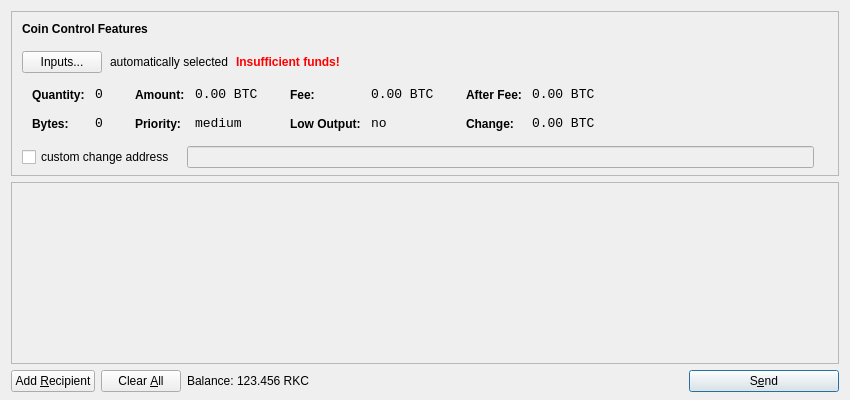
<?xml version="1.0" encoding="UTF-8"?>
<ui version="4.0">
 <class>SendCoinsDialog</class>
 <widget class="QDialog" name="SendCoinsDialog">
  <property name="geometry">
   <rect>
    <x>0</x>
    <y>0</y>
    <width>850</width>
    <height>400</height>
   </rect>
  </property>
  <property name="windowTitle">
   <string>Send Coins</string>
  </property>
  <layout class="QVBoxLayout" name="verticalLayout" stretch="0,1,0">
   <property name="bottomMargin">
    <number>8</number>
   </property>
   <item>
    <widget class="QFrame" name="frameCoinControl">
     <property name="sizePolicy">
      <sizepolicy hsizetype="Expanding" vsizetype="Expanding">
       <horstretch>0</horstretch>
       <verstretch>0</verstretch>
      </sizepolicy>
     </property>
     <property name="maximumSize">
      <size>
       <width>16777215</width>
       <height>16777215</height>
      </size>
     </property>
     <property name="frameShape">
      <enum>QFrame::StyledPanel</enum>
     </property>
     <property name="frameShadow">
      <enum>QFrame::Sunken</enum>
     </property>
     <layout class="QVBoxLayout" name="verticalLayoutCoinControl2">
      <property name="spacing">
       <number>-1</number>
      </property>
      <property name="leftMargin">
       <number>0</number>
      </property>
      <property name="topMargin">
       <number>0</number>
      </property>
      <property name="rightMargin">
       <number>0</number>
      </property>
      <property name="bottomMargin">
       <number>6</number>
      </property>
      <item>
       <layout class="QVBoxLayout" name="verticalLayoutCoinControl" stretch="0,0,0,0,1">
        <property name="spacing">
         <number>0</number>
        </property>
        <property name="leftMargin">
         <number>10</number>
        </property>
        <property name="topMargin">
         <number>10</number>
        </property>
        <item>
         <layout class="QHBoxLayout" name="horizontalLayoutCoinControl1">
          <property name="bottomMargin">
           <number>15</number>
          </property>
          <item>
           <widget class="QLabel" name="labelCoinControlFeatures">
            <property name="sizePolicy">
             <sizepolicy hsizetype="Preferred" vsizetype="Maximum">
              <horstretch>0</horstretch>
              <verstretch>0</verstretch>
             </sizepolicy>
            </property>
            <property name="font">
             <font>
              <weight>75</weight>
              <bold>true</bold>
             </font>
            </property>
            <property name="styleSheet">
             <string notr="true">font-weight:bold;</string>
            </property>
            <property name="text">
             <string>Coin Control Features</string>
            </property>
           </widget>
          </item>
         </layout>
        </item>
        <item>
         <layout class="QHBoxLayout" name="horizontalLayoutCoinControl2" stretch="0,0,0,0">
          <property name="spacing">
           <number>8</number>
          </property>
          <property name="bottomMargin">
           <number>10</number>
          </property>
          <item>
           <widget class="QPushButton" name="pushButtonCoinControl">
            <property name="styleSheet">
             <string notr="true"/>
            </property>
            <property name="text">
             <string>Inputs...</string>
            </property>
           </widget>
          </item>
          <item>
           <widget class="QLabel" name="labelCoinControlAutomaticallySelected">
            <property name="text">
             <string>automatically selected</string>
            </property>
            <property name="margin">
             <number>5</number>
            </property>
           </widget>
          </item>
          <item>
           <widget class="QLabel" name="labelCoinControlInsuffFunds">
            <property name="font">
             <font>
              <weight>75</weight>
              <bold>true</bold>
             </font>
            </property>
            <property name="styleSheet">
             <string notr="true">color:red;font-weight:bold;</string>
            </property>
            <property name="text">
             <string>Insufficient funds!</string>
            </property>
            <property name="margin">
             <number>5</number>
            </property>
           </widget>
          </item>
          <item>
           <spacer name="horizontalSpacerCoinControl">
            <property name="orientation">
             <enum>Qt::Horizontal</enum>
            </property>
            <property name="sizeHint" stdset="0">
             <size>
              <width>40</width>
              <height>1</height>
             </size>
            </property>
           </spacer>
          </item>
         </layout>
        </item>
        <item>
         <widget class="QWidget" name="widgetCoinControl" native="true">
          <property name="sizePolicy">
           <sizepolicy hsizetype="Preferred" vsizetype="Preferred">
            <horstretch>0</horstretch>
            <verstretch>0</verstretch>
           </sizepolicy>
          </property>
          <property name="minimumSize">
           <size>
            <width>0</width>
            <height>0</height>
           </size>
          </property>
          <property name="styleSheet">
           <string notr="true"/>
          </property>
          <layout class="QHBoxLayout" name="horizontalLayoutCoinControl5">
           <property name="margin">
            <number>0</number>
           </property>
           <item>
            <layout class="QHBoxLayout" name="horizontalLayoutCoinControl3" stretch="0,0,0,1">
             <property name="spacing">
              <number>20</number>
             </property>
             <property name="topMargin">
              <number>0</number>
             </property>
             <property name="bottomMargin">
              <number>10</number>
             </property>
             <item>
              <layout class="QFormLayout" name="formLayoutCoinControl1">
               <property name="horizontalSpacing">
                <number>10</number>
               </property>
               <property name="verticalSpacing">
                <number>14</number>
               </property>
               <property name="leftMargin">
                <number>10</number>
               </property>
               <property name="topMargin">
                <number>4</number>
               </property>
               <property name="rightMargin">
                <number>6</number>
               </property>
               <item row="0" column="0">
                <widget class="QLabel" name="labelCoinControlQuantityText">
                 <property name="styleSheet">
                  <string notr="true">font-weight:bold;</string>
                 </property>
                 <property name="text">
                  <string>Quantity:</string>
                 </property>
                 <property name="margin">
                  <number>0</number>
                 </property>
                </widget>
               </item>
               <item row="0" column="1">
                <widget class="QLabel" name="labelCoinControlQuantity">
                 <property name="font">
                  <font>
                   <family>Monospace</family>
                   <pointsize>10</pointsize>
                  </font>
                 </property>
                 <property name="cursor">
                  <cursorShape>IBeamCursor</cursorShape>
                 </property>
                 <property name="contextMenuPolicy">
                  <enum>Qt::ActionsContextMenu</enum>
                 </property>
                 <property name="text">
                  <string notr="true">0</string>
                 </property>
                 <property name="margin">
                  <number>0</number>
                 </property>
                 <property name="textInteractionFlags">
                  <set>Qt::LinksAccessibleByMouse|Qt::TextSelectableByKeyboard|Qt::TextSelectableByMouse</set>
                 </property>
                </widget>
               </item>
               <item row="1" column="0">
                <widget class="QLabel" name="labelCoinControlBytesText">
                 <property name="styleSheet">
                  <string notr="true">font-weight:bold;</string>
                 </property>
                 <property name="text">
                  <string>Bytes:</string>
                 </property>
                </widget>
               </item>
               <item row="1" column="1">
                <widget class="QLabel" name="labelCoinControlBytes">
                 <property name="font">
                  <font>
                   <family>Monospace</family>
                   <pointsize>10</pointsize>
                  </font>
                 </property>
                 <property name="cursor">
                  <cursorShape>IBeamCursor</cursorShape>
                 </property>
                 <property name="contextMenuPolicy">
                  <enum>Qt::ActionsContextMenu</enum>
                 </property>
                 <property name="text">
                  <string notr="true">0</string>
                 </property>
                 <property name="textInteractionFlags">
                  <set>Qt::LinksAccessibleByMouse|Qt::TextSelectableByKeyboard|Qt::TextSelectableByMouse</set>
                 </property>
                </widget>
               </item>
              </layout>
             </item>
             <item>
              <layout class="QFormLayout" name="formLayoutCoinControl2">
               <property name="horizontalSpacing">
                <number>10</number>
               </property>
               <property name="verticalSpacing">
                <number>14</number>
               </property>
               <property name="leftMargin">
                <number>6</number>
               </property>
               <property name="topMargin">
                <number>4</number>
               </property>
               <property name="rightMargin">
                <number>6</number>
               </property>
               <item row="0" column="0">
                <widget class="QLabel" name="labelCoinControlAmountText">
                 <property name="styleSheet">
                  <string notr="true">font-weight:bold;</string>
                 </property>
                 <property name="text">
                  <string>Amount:</string>
                 </property>
                 <property name="margin">
                  <number>0</number>
                 </property>
                </widget>
               </item>
               <item row="0" column="1">
                <widget class="QLabel" name="labelCoinControlAmount">
                 <property name="font">
                  <font>
                   <family>Monospace</family>
                   <pointsize>10</pointsize>
                  </font>
                 </property>
                 <property name="cursor">
                  <cursorShape>IBeamCursor</cursorShape>
                 </property>
                 <property name="contextMenuPolicy">
                  <enum>Qt::ActionsContextMenu</enum>
                 </property>
                 <property name="text">
                  <string notr="true">0.00 BTC</string>
                 </property>
                 <property name="textInteractionFlags">
                  <set>Qt::LinksAccessibleByMouse|Qt::TextSelectableByKeyboard|Qt::TextSelectableByMouse</set>
                 </property>
                </widget>
               </item>
               <item row="1" column="0">
                <widget class="QLabel" name="labelCoinControlPriorityText">
                 <property name="styleSheet">
                  <string notr="true">font-weight:bold;</string>
                 </property>
                 <property name="text">
                  <string>Priority:</string>
                 </property>
                </widget>
               </item>
               <item row="1" column="1">
                <widget class="QLabel" name="labelCoinControlPriority">
                 <property name="font">
                  <font>
                   <family>Monospace</family>
                   <pointsize>10</pointsize>
                  </font>
                 </property>
                 <property name="cursor">
                  <cursorShape>IBeamCursor</cursorShape>
                 </property>
                 <property name="contextMenuPolicy">
                  <enum>Qt::ActionsContextMenu</enum>
                 </property>
                 <property name="text">
                  <string>medium</string>
                 </property>
                 <property name="textInteractionFlags">
                  <set>Qt::LinksAccessibleByMouse|Qt::TextSelectableByKeyboard|Qt::TextSelectableByMouse</set>
                 </property>
                </widget>
               </item>
              </layout>
             </item>
             <item>
              <layout class="QFormLayout" name="formLayoutCoinControl3">
               <property name="horizontalSpacing">
                <number>10</number>
               </property>
               <property name="verticalSpacing">
                <number>14</number>
               </property>
               <property name="leftMargin">
                <number>6</number>
               </property>
               <property name="topMargin">
                <number>4</number>
               </property>
               <property name="rightMargin">
                <number>6</number>
               </property>
               <item row="0" column="0">
                <widget class="QLabel" name="labelCoinControlFeeText">
                 <property name="styleSheet">
                  <string notr="true">font-weight:bold;</string>
                 </property>
                 <property name="text">
                  <string>Fee:</string>
                 </property>
                 <property name="margin">
                  <number>0</number>
                 </property>
                </widget>
               </item>
               <item row="0" column="1">
                <widget class="QLabel" name="labelCoinControlFee">
                 <property name="font">
                  <font>
                   <family>Monospace</family>
                   <pointsize>10</pointsize>
                  </font>
                 </property>
                 <property name="cursor">
                  <cursorShape>IBeamCursor</cursorShape>
                 </property>
                 <property name="contextMenuPolicy">
                  <enum>Qt::ActionsContextMenu</enum>
                 </property>
                 <property name="text">
                  <string notr="true">0.00 BTC</string>
                 </property>
                 <property name="textInteractionFlags">
                  <set>Qt::LinksAccessibleByMouse|Qt::TextSelectableByKeyboard|Qt::TextSelectableByMouse</set>
                 </property>
                </widget>
               </item>
               <item row="1" column="0">
                <widget class="QLabel" name="labelCoinControlLowOutputText">
                 <property name="styleSheet">
                  <string notr="true">font-weight:bold;</string>
                 </property>
                 <property name="text">
                  <string>Low Output:</string>
                 </property>
                </widget>
               </item>
               <item row="1" column="1">
                <widget class="QLabel" name="labelCoinControlLowOutput">
                 <property name="font">
                  <font>
                   <family>Monospace</family>
                   <pointsize>10</pointsize>
                  </font>
                 </property>
                 <property name="cursor">
                  <cursorShape>IBeamCursor</cursorShape>
                 </property>
                 <property name="contextMenuPolicy">
                  <enum>Qt::ActionsContextMenu</enum>
                 </property>
                 <property name="text">
                  <string>no</string>
                 </property>
                 <property name="textInteractionFlags">
                  <set>Qt::LinksAccessibleByMouse|Qt::TextSelectableByKeyboard|Qt::TextSelectableByMouse</set>
                 </property>
                </widget>
               </item>
              </layout>
             </item>
             <item>
              <layout class="QFormLayout" name="formLayoutCoinControl4">
               <property name="horizontalSpacing">
                <number>10</number>
               </property>
               <property name="verticalSpacing">
                <number>14</number>
               </property>
               <property name="leftMargin">
                <number>6</number>
               </property>
               <property name="topMargin">
                <number>4</number>
               </property>
               <property name="rightMargin">
                <number>6</number>
               </property>
               <item row="0" column="0">
                <widget class="QLabel" name="labelCoinControlAfterFeeText">
                 <property name="styleSheet">
                  <string notr="true">font-weight:bold;</string>
                 </property>
                 <property name="text">
                  <string>After Fee:</string>
                 </property>
                 <property name="margin">
                  <number>0</number>
                 </property>
                </widget>
               </item>
               <item row="0" column="1">
                <widget class="QLabel" name="labelCoinControlAfterFee">
                 <property name="font">
                  <font>
                   <family>Monospace</family>
                   <pointsize>10</pointsize>
                  </font>
                 </property>
                 <property name="cursor">
                  <cursorShape>IBeamCursor</cursorShape>
                 </property>
                 <property name="contextMenuPolicy">
                  <enum>Qt::ActionsContextMenu</enum>
                 </property>
                 <property name="text">
                  <string notr="true">0.00 BTC</string>
                 </property>
                 <property name="textInteractionFlags">
                  <set>Qt::LinksAccessibleByMouse|Qt::TextSelectableByKeyboard|Qt::TextSelectableByMouse</set>
                 </property>
                </widget>
               </item>
               <item row="1" column="0">
                <widget class="QLabel" name="labelCoinControlChangeText">
                 <property name="styleSheet">
                  <string notr="true">font-weight:bold;</string>
                 </property>
                 <property name="text">
                  <string>Change:</string>
                 </property>
                </widget>
               </item>
               <item row="1" column="1">
                <widget class="QLabel" name="labelCoinControlChange">
                 <property name="font">
                  <font>
                   <family>Monospace</family>
                   <pointsize>10</pointsize>
                  </font>
                 </property>
                 <property name="cursor">
                  <cursorShape>IBeamCursor</cursorShape>
                 </property>
                 <property name="contextMenuPolicy">
                  <enum>Qt::ActionsContextMenu</enum>
                 </property>
                 <property name="text">
                  <string notr="true">0.00 BTC</string>
                 </property>
                 <property name="textInteractionFlags">
                  <set>Qt::LinksAccessibleByMouse|Qt::TextSelectableByKeyboard|Qt::TextSelectableByMouse</set>
                 </property>
                </widget>
               </item>
              </layout>
             </item>
            </layout>
           </item>
          </layout>
         </widget>
        </item>
        <item>
         <layout class="QHBoxLayout" name="horizontalLayoutCoinControl4" stretch="0,0,0">
          <property name="spacing">
           <number>12</number>
          </property>
          <property name="sizeConstraint">
           <enum>QLayout::SetDefaultConstraint</enum>
          </property>
          <property name="topMargin">
           <number>5</number>
          </property>
          <property name="rightMargin">
           <number>5</number>
          </property>
          <item>
           <widget class="QCheckBox" name="checkBoxCoinControlChange">
            <property name="text">
             <string>custom change address</string>
            </property>
           </widget>
          </item>
          <item>
           <widget class="QLineEdit" name="lineEditCoinControlChange">
            <property name="enabled">
             <bool>false</bool>
            </property>
            <property name="sizePolicy">
             <sizepolicy hsizetype="Expanding" vsizetype="Fixed">
              <horstretch>0</horstretch>
              <verstretch>0</verstretch>
             </sizepolicy>
            </property>
           </widget>
          </item>
          <item>
           <widget class="QLabel" name="labelCoinControlChangeLabel">
            <property name="sizePolicy">
             <sizepolicy hsizetype="Preferred" vsizetype="Expanding">
              <horstretch>0</horstretch>
              <verstretch>0</verstretch>
             </sizepolicy>
            </property>
            <property name="minimumSize">
             <size>
              <width>0</width>
              <height>0</height>
             </size>
            </property>
            <property name="text">
             <string/>
            </property>
            <property name="margin">
             <number>3</number>
            </property>
           </widget>
          </item>
         </layout>
        </item>
        <item>
         <spacer name="verticalSpacerCoinControl">
          <property name="orientation">
           <enum>Qt::Vertical</enum>
          </property>
          <property name="sizeHint" stdset="0">
           <size>
            <width>800</width>
            <height>1</height>
           </size>
          </property>
         </spacer>
        </item>
       </layout>
      </item>
     </layout>
    </widget>
   </item>
   <item>
    <widget class="QScrollArea" name="scrollArea">
     <property name="widgetResizable">
      <bool>true</bool>
     </property>
     <widget class="QWidget" name="scrollAreaWidgetContents">
      <property name="geometry">
       <rect>
        <x>0</x>
        <y>0</y>
        <width>830</width>
        <height>165</height>
       </rect>
      </property>
      <layout class="QVBoxLayout" name="verticalLayout_2">
       <property name="margin">
        <number>0</number>
       </property>
       <item>
        <layout class="QVBoxLayout" name="entries">
         <property name="spacing">
          <number>6</number>
         </property>
        </layout>
       </item>
       <item>
        <spacer name="verticalSpacer">
         <property name="orientation">
          <enum>Qt::Vertical</enum>
         </property>
         <property name="sizeHint" stdset="0">
          <size>
           <width>20</width>
           <height>40</height>
          </size>
         </property>
        </spacer>
       </item>
      </layout>
     </widget>
    </widget>
   </item>
   <item>
    <layout class="QHBoxLayout" name="horizontalLayout">
     <item>
      <widget class="QPushButton" name="addButton">
       <property name="toolTip">
        <string>Send to multiple recipients at once</string>
       </property>
       <property name="text">
        <string>Add &amp;Recipient</string>
       </property>
       <property name="icon">
        <iconset resource="../bitcoin.qrc">
         <normaloff>:/icons/add</normaloff>:/icons/add</iconset>
       </property>
       <property name="autoDefault">
        <bool>false</bool>
       </property>
      </widget>
     </item>
     <item>
      <widget class="QPushButton" name="clearButton">
       <property name="sizePolicy">
        <sizepolicy hsizetype="Minimum" vsizetype="Fixed">
         <horstretch>0</horstretch>
         <verstretch>0</verstretch>
        </sizepolicy>
       </property>
       <property name="toolTip">
        <string>Remove all transaction fields</string>
       </property>
       <property name="text">
        <string>Clear &amp;All</string>
       </property>
       <property name="icon">
        <iconset resource="../bitcoin.qrc">
         <normaloff>:/icons/remove</normaloff>:/icons/remove</iconset>
       </property>
       <property name="autoRepeatDelay">
        <number>300</number>
       </property>
       <property name="autoDefault">
        <bool>false</bool>
       </property>
      </widget>
     </item>
     <item>
      <layout class="QHBoxLayout" name="horizontalLayout_2">
       <property name="spacing">
        <number>3</number>
       </property>
       <item>
        <widget class="QLabel" name="label">
         <property name="text">
          <string>Balance:</string>
         </property>
        </widget>
       </item>
       <item>
        <widget class="QLabel" name="labelBalance">
         <property name="cursor">
          <cursorShape>IBeamCursor</cursorShape>
         </property>
         <property name="text">
          <string>123.456 RKC</string>
         </property>
         <property name="textInteractionFlags">
          <set>Qt::LinksAccessibleByMouse|Qt::TextSelectableByKeyboard|Qt::TextSelectableByMouse</set>
         </property>
        </widget>
       </item>
      </layout>
     </item>
     <item>
      <spacer name="horizontalSpacer">
       <property name="orientation">
        <enum>Qt::Horizontal</enum>
       </property>
       <property name="sizeHint" stdset="0">
        <size>
         <width>40</width>
         <height>20</height>
        </size>
       </property>
      </spacer>
     </item>
     <item>
      <widget class="QPushButton" name="sendButton">
       <property name="minimumSize">
        <size>
         <width>150</width>
         <height>0</height>
        </size>
       </property>
       <property name="toolTip">
        <string>Confirm the send action</string>
       </property>
       <property name="text">
        <string>S&amp;end</string>
       </property>
       <property name="icon">
        <iconset resource="../bitcoin.qrc">
         <normaloff>:/icons/send</normaloff>:/icons/send</iconset>
       </property>
       <property name="default">
        <bool>true</bool>
       </property>
      </widget>
     </item>
    </layout>
   </item>
  </layout>
 </widget>
 <resources>
  <include location="../bitcoin.qrc"/>
 </resources>
 <connections/>
</ui>
